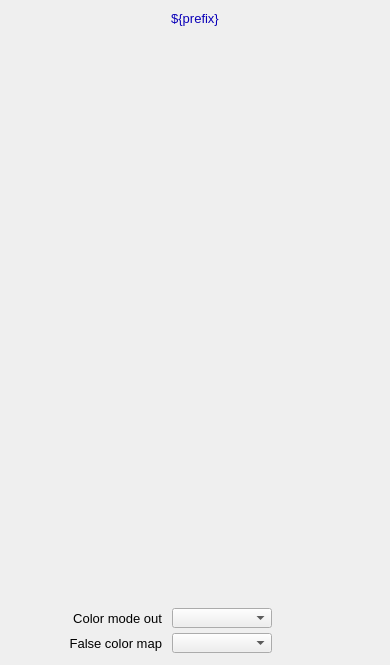
<?xml version="1.0" ?>
<ui version="4.0">
  <class>Dialog</class>
  <widget class="QWidget" name="screen">
    <property name="geometry">
      <rect>
        <x>193</x>
        <y>91</y>
        <width>390</width>
        <height>665</height>
      </rect>
    </property>
    <property name="styleSheet">
      <string notr="true">QWidget#screen {
  color: rgb(0, 0, 0);
  background-color: rgb(187, 187, 187);
  }</string>
    </property>
    <property name="windowTitle">
      <string>NDColorConvert</string>
    </property>
    <widget class="PyDMDrawingRectangle" name="rectangle">
      <property name="geometry">
        <rect>
          <x>0</x>
          <y>5</y>
          <width>390</width>
          <height>25</height>
        </rect>
      </property>
      <property name="brush" stdset="0">
        <brush brushstyle="SolidPattern">
          <color alpha="255">
            <red>218</red>
            <green>218</green>
            <blue>218</blue>
          </color>
        </brush>
      </property>
      <property name="penStyle" stdset="0">
        <enum>Qt::SolidLine</enum>
      </property>
      <property name="penColor" stdset="0">
        <color>
          <red>218</red>
          <green>218</green>
          <blue>218</blue>
        </color>
      </property>
      <property name="penWidth" stdset="0">
        <double>0</double>
      </property>
      <property name="penCapStyle" stdset="0">
        <enum>Qt::FlatCap</enum>
      </property>
      <property name="toolTip">
        <string>rectangle</string>
      </property>
    </widget>
    <widget class="QLabel" name="text">
      <property name="geometry">
        <rect>
          <x>0</x>
          <y>6</y>
          <width>390</width>
          <height>25</height>
        </rect>
      </property>
      <property name="text">
        <string>${prefix}</string>
      </property>
      <property name="font" stdset="0">
        <font>
          <pointsize>10</pointsize>
        </font>
      </property>
      <property name="brush" stdset="0">
        <brush brushstyle="SolidPattern">
          <color alpha="255">
            <red>10</red>
            <green>0</green>
            <blue>184</blue>
          </color>
        </brush>
      </property>
      <property name="toolTip">
        <string>text</string>
      </property>
      <property name="alignment">
        <set>Qt::AlignCenter</set>
      </property>
      <property name="styleSheet">
        <string notr="true">QLabel#text {
  color: rgb(10, 0, 184);
  }</string>
      </property>
    </widget>
    <widget class="PyDMEmbeddedDisplay" name="composite">
      <property name="geometry">
        <rect>
          <x>5</x>
          <y>40</y>
          <width>380</width>
          <height>555</height>
        </rect>
      </property>
      <property name="toolTip">
        <string>composite</string>
      </property>
      <property name="filename" stdset="0">
        <string>PluginBase_V37.ui</string>
      </property>
    </widget>
    <widget class="PyDMDrawingRectangle" name="rectangle_1">
      <property name="geometry">
        <rect>
          <x>5</x>
          <y>600</y>
          <width>380</width>
          <height>60</height>
        </rect>
      </property>
      <property name="brush" stdset="0">
        <brush brushstyle="NoBrush">
          <color alpha="255">
            <red>0</red>
            <green>0</green>
            <blue>0</blue>
          </color>
        </brush>
      </property>
      <property name="penStyle" stdset="0">
        <enum>Qt::SolidLine</enum>
      </property>
      <property name="penColor" stdset="0">
        <color>
          <red>0</red>
          <green>0</green>
          <blue>0</blue>
        </color>
      </property>
      <property name="penWidth" stdset="0">
        <double>1</double>
      </property>
      <property name="penCapStyle" stdset="0">
        <enum>Qt::FlatCap</enum>
      </property>
      <property name="toolTip">
        <string>rectangle_1</string>
      </property>
    </widget>
    <widget class="QLabel" name="text_1">
      <property name="geometry">
        <rect>
          <x>22</x>
          <y>608</y>
          <width>140</width>
          <height>20</height>
        </rect>
      </property>
      <property name="text">
        <string>Color mode out</string>
      </property>
      <property name="font" stdset="0">
        <font>
          <pointsize>10</pointsize>
        </font>
      </property>
      <property name="brush" stdset="0">
        <brush brushstyle="SolidPattern">
          <color alpha="255">
            <red>0</red>
            <green>0</green>
            <blue>0</blue>
          </color>
        </brush>
      </property>
      <property name="toolTip">
        <string>text_1</string>
      </property>
      <property name="alignment">
        <set>Qt::AlignRight|Qt::AlignTrailing|Qt::AlignVCenter</set>
      </property>
      <property name="styleSheet">
        <string notr="true">QLabel#text_1 {
  color: rgb(0, 0, 0);
  }</string>
      </property>
    </widget>
    <widget class="PyDMEnumComboBox" name="menu">
      <property name="geometry">
        <rect>
          <x>172</x>
          <y>608</y>
          <width>100</width>
          <height>20</height>
        </rect>
      </property>
      <property name="toolTip">
        <string>${prefix}ColorModeOut</string>
      </property>
      <property name="channel" stdset="0">
        <string>ca://${prefix}ColorModeOut</string>
      </property>
      <property name="font" stdset="0">
        <font>
          <pointsize>10</pointsize>
        </font>
      </property>
      <property name="styleSheet">
        <string notr="true">PyDMEnumComboBox#menu {
  color: rgb(0, 0, 0);
  background-color: rgb(115, 223, 255);
  }</string>
      </property>
    </widget>
    <widget class="PyDMLabel" name="text_update">
      <property name="geometry">
        <rect>
          <x>278</x>
          <y>609</y>
          <width>100</width>
          <height>18</height>
        </rect>
      </property>
      <property name="toolTip">
        <string>PV: ${prefix}ColorModeOut_RBV</string>
      </property>
      <property name="channel" stdset="0">
        <string>ca://${prefix}ColorModeOut_RBV</string>
      </property>
      <property name="displayFormat" stdset="0">
        <enum>PyDMLabel::String</enum>
      </property>
      <property name="font" stdset="0">
        <font>
          <pointsize>10</pointsize>
        </font>
      </property>
      <property name="alignment">
        <set>Qt::AlignLeading|Qt::AlignLeft|Qt::AlignVCenter</set>
      </property>
      <property name="textInteractionFlags">
        <set>Qt::TextSelectableByKeyboard|Qt::TextSelectableByMouse</set>
      </property>
      <property name="styleSheet">
        <string notr="true">PyDMLabel#text_update {
  color: rgb(10, 0, 184);
  background-color: rgb(187, 187, 187);
  }</string>
      </property>
    </widget>
    <widget class="QLabel" name="text_2">
      <property name="geometry">
        <rect>
          <x>12</x>
          <y>633</y>
          <width>150</width>
          <height>20</height>
        </rect>
      </property>
      <property name="text">
        <string>False color map</string>
      </property>
      <property name="font" stdset="0">
        <font>
          <pointsize>10</pointsize>
        </font>
      </property>
      <property name="brush" stdset="0">
        <brush brushstyle="SolidPattern">
          <color alpha="255">
            <red>0</red>
            <green>0</green>
            <blue>0</blue>
          </color>
        </brush>
      </property>
      <property name="toolTip">
        <string>text_2</string>
      </property>
      <property name="alignment">
        <set>Qt::AlignRight|Qt::AlignTrailing|Qt::AlignVCenter</set>
      </property>
      <property name="styleSheet">
        <string notr="true">QLabel#text_2 {
  color: rgb(0, 0, 0);
  }</string>
      </property>
    </widget>
    <widget class="PyDMEnumComboBox" name="menu_1">
      <property name="geometry">
        <rect>
          <x>172</x>
          <y>633</y>
          <width>100</width>
          <height>20</height>
        </rect>
      </property>
      <property name="toolTip">
        <string>${prefix}FalseColor</string>
      </property>
      <property name="channel" stdset="0">
        <string>ca://${prefix}FalseColor</string>
      </property>
      <property name="font" stdset="0">
        <font>
          <pointsize>10</pointsize>
        </font>
      </property>
      <property name="styleSheet">
        <string notr="true">PyDMEnumComboBox#menu_1 {
  color: rgb(0, 0, 0);
  background-color: rgb(115, 223, 255);
  }</string>
      </property>
    </widget>
    <widget class="PyDMLabel" name="text_update_1">
      <property name="geometry">
        <rect>
          <x>278</x>
          <y>634</y>
          <width>100</width>
          <height>18</height>
        </rect>
      </property>
      <property name="toolTip">
        <string>PV: ${prefix}FalseColor_RBV</string>
      </property>
      <property name="channel" stdset="0">
        <string>ca://${prefix}FalseColor_RBV</string>
      </property>
      <property name="displayFormat" stdset="0">
        <enum>PyDMLabel::String</enum>
      </property>
      <property name="font" stdset="0">
        <font>
          <pointsize>10</pointsize>
        </font>
      </property>
      <property name="alignment">
        <set>Qt::AlignLeading|Qt::AlignLeft|Qt::AlignVCenter</set>
      </property>
      <property name="textInteractionFlags">
        <set>Qt::TextSelectableByKeyboard|Qt::TextSelectableByMouse</set>
      </property>
      <property name="styleSheet">
        <string notr="true">PyDMLabel#text_update_1 {
  color: rgb(10, 0, 184);
  background-color: rgb(187, 187, 187);
  }</string>
      </property>
    </widget>
  </widget>
  <customwidgets>
    <customwidget>
      <class>PyDMDrawingRectangle</class>
      <extends>QWidget</extends>
      <header>pydm.widgets.drawing</header>
    </customwidget>
    <customwidget>
      <class>PyDMLabel</class>
      <extends>QLabel</extends>
      <header>pydm.widgets.label</header>
    </customwidget>
    <customwidget>
      <class>PyDMEmbeddedDisplay</class>
      <extends>QFrame</extends>
      <header>pydm.widgets.embedded_display</header>
    </customwidget>
    <customwidget>
      <class>PyDMEnumComboBox</class>
      <extends>QComboBox</extends>
      <header>pydm.widgets.enum_combo_box</header>
    </customwidget>
  </customwidgets>
</ui>
